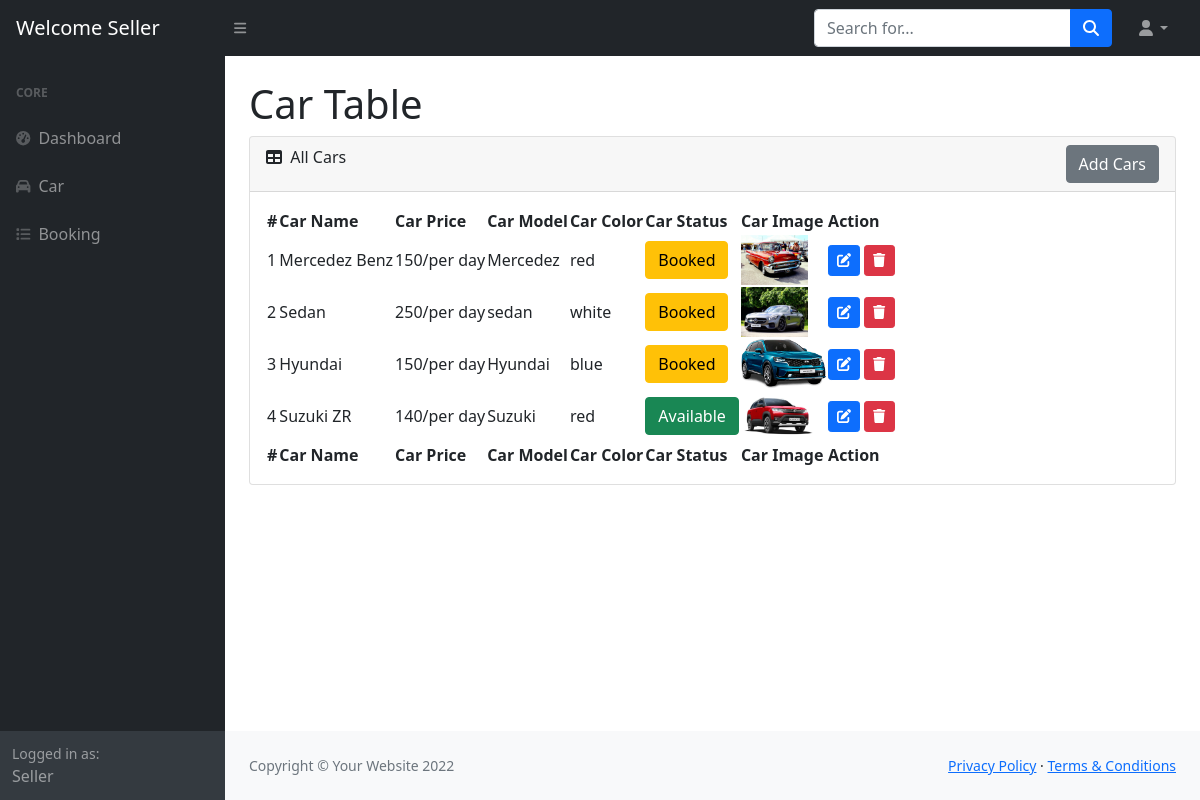
Page /admin/cars.php (signed in) on the committed database.
### tables this page shows
CREATE TABLE `tblcar` (
  `car_id` int(11) NOT NULL,
  `car_name` varchar(255) NOT NULL,
  `car_desc` longtext NOT NULL,
  `capacity` varchar(255) NOT NULL,
  `per_day_price` int(11) NOT NULL,
  `product_status` int(11) NOT NULL,
  `image` varchar(255) NOT NULL,
  `posted_by` int(11) NOT NULL,
  `car_make` int(11) NOT NULL,
  `car_model` varchar(255) NOT NULL,
  `car_color` varchar(255) NOT NULL
);

### admin/cars.php (the view, shortened to what this page needs)
<?php require_once 'include/header.php'?>
<?php
   require_once '../include/dbconnect.php';
   $query = "SELECT * FROM tblcar WHERE posted_by=".$_SESSION['seller_id'];
   $result = mysqli_query($conn, $query);
?>
<div id="layoutSidenav_content">
   <main>
      <div class="container-fluid px-4">
      <h1 class="mt-4">Car Table</h1>
        <div class="card mb-4">
            <div class="card-header">
                <div style="float: right;">
                    <a href="add_car.php" class="btn btn-secondary">Add Cars</a>
                </div>
               <i class="fas fa-table me-1"></i>
               All Cars
            </div>
            <div class="card-body">
                <table id="datatablesSimple">
                  <thead>
                     <tr>
                        <th>#</th>
                        <th>Car Name</th>
                        <th>Car Price</th>
                        <th>Car Model</th>
                        <th>Car Color</th>
                        <th>Car Status</th>
                        <th>Car Image</th>
                        <th>Action</th>
                     </tr>
                  </thead>
                  <tfoot>
                     <tr>
                        <th>#</th>
                        <th>Car Name</th>
                        <th>Car Price</th>
                        <th>Car Model</th>
                        <th>Car Color</th>
                        <th>Car Status</th>
                        <th>Car Image</th>
                        <th>Action</th>
                     </tr>
                  </tfoot>
                  <tbody>
                    <?php foreach($result as $i => $data):?>
                     <tr>
                        <td><?php echo ++$i;?></td>
                        <td><?php echo $data['car_name']?></td>
                        <td><?php echo $data['per_day_price']?>/per day</td>
                        <td><?php echo $data['car_model']?></td>
                        <td><?php echo $data['car_color']?></td>
                        <td>
                            <?php if($data['product_status'] == 0):?>
                                <button class="btn btn-success">Available</button>
                            <?php else:?>
                                <button class="btn btn-warning">Booked</button>
                            <?php endif?>
                        </td>
                        <td><img src="../assets/front/img/cars/<?php echo $data['image']?>" alt="" height="50"></td>
                        <td>
                            <a href="edit_car.php?id=<?php echo $data['car_id']?>" class="btn btn-primary btn-sm"><i class="fas fa-edit"></i></a>
                            <a href="javascript:delete_id(<?php echo $data['car_id']; ?>)"" class="btn btn-danger btn-sm"><i class="fas fa-trash"></i></a>
                        </td>
                     </tr>
                     <?php endforeach?>
                  </tbody>
                </table>
            </div>
         </div>
        </div>
   </main>
<?php require_once 'include/footer.php'?>

### rows in the picture
tblcar: car_name "Mercedez Benz", per_day_price "150", car_model "Mercedez", car_color "red", product_status "Booked", image (picture)
tblcar: car_name "Sedan", per_day_price "250", car_model "sedan", car_color "white", product_status "Booked", image (picture)
tblcar: car_name "Hyundai", per_day_price "150", car_model "Hyundai", car_color "blue", product_status "Booked", image (picture)
tblcar: car_name "Suzuki ZR", per_day_price "140", car_model "Suzuki", car_color "red", product_status "Available", image (picture)

### other values in the picture
$_SESSION['seller_name'] "Seller"
